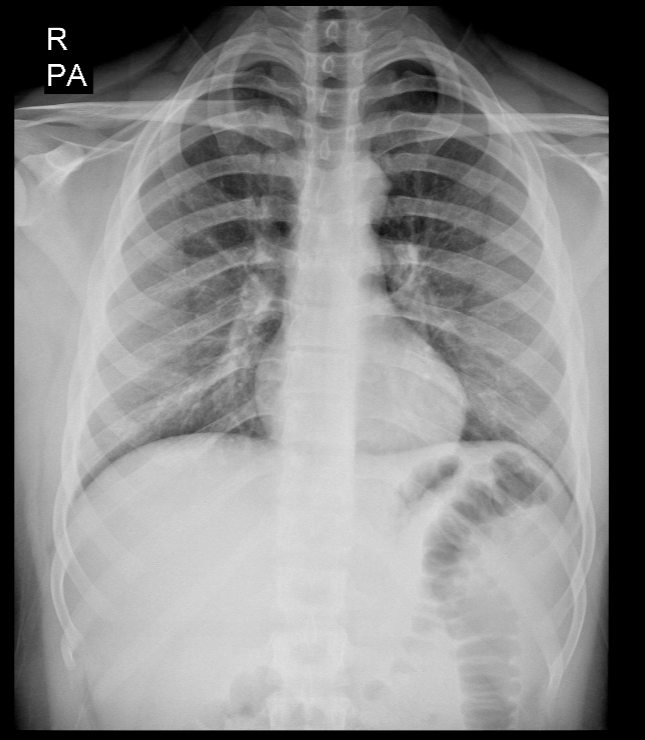
#> input picture hafta5/akciger.png, 645 x 740 px
$ jupyter execute 'hafta 5.ipynb'
#> lines starting #> are read from the running program, lines starting #| are printed output that depends on the picture; after the words box and inside, x2 and y2 are one past the last pixel; in counts of white or black regions, pixels touching at a corner belong together
[cell 1]
import cv2 as cv
from matplotlib import pyplot as plt
import numpy as np

def gaussian_noise(image):
    row,col,ch = image.shape
    mean = 0
    var = 0.05
    sigma = var**0.5

    gauss = np.random.normal(mean,sigma,(row,col,ch))
    gauss = gauss.reshape(row,col,ch)
    noisy = image + gauss

    return noisy

img = cv.imread("akciger.png")
#> img is the input picture: shape (740, 645, 3); min 0, max 255, mean 137.1
img = img/255
noise_img = gaussian_noise(img)
#> in gaussian_noise, `noisy = image + gauss`:
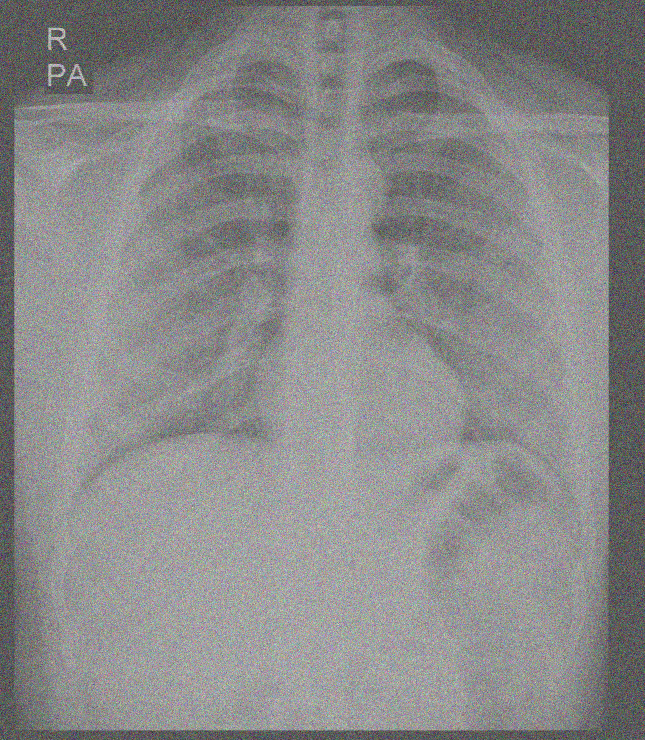
#> noisy: shape (740, 645, 3) float64; mean B, G, R 0.537, 0.538, 0.538; drawn with min black and max white
res = np.hstack((img,noise_img))
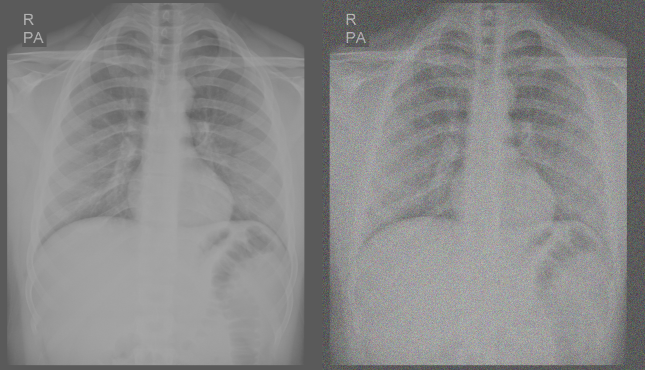
#> res: shape (740, 1290, 3) float64 (shown at 1/2 size); mean B, G, R 0.538, 0.538, 0.538; drawn with min black and max white
plt.imshow(res)
plt.show()
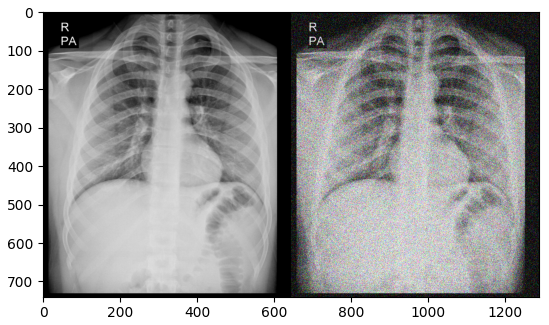
#> figure drawn by matplotlib, 1 panel; B, G, R data is drawn as R, G, B

[cell 2]
import cv2 as cv
from matplotlib import pyplot as plt
import numpy as np
import random

def saltPepper(img):

    row, col, channels = img.shape

    number_of_pixels = random.randint(1000, 10000)
    for i in range(number_of_pixels):

        # Pick a random y coordinate
        y_coord=random.randint(0, row - 1)

        # Pick a random x coordinate
        x_coord=random.randint(0, col - 1)

        # Color that pixel to white
        img[y_coord][x_coord] = 255


    number_of_pixels = random.randint(1000 , 10000)
    for i in range(number_of_pixels):

        y_coord=random.randint(0, row - 1)

        x_coord=random.randint(0, col - 1)

        img[y_coord][x_coord] = 0

    return img

img = cv.imread("test7.jpg")
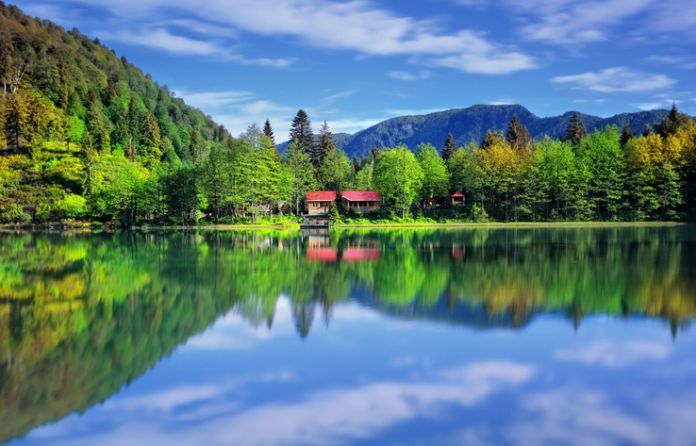
#> input picture hafta5/test7.jpg, 696 x 446 px
#> img is the input picture: shape (446, 696, 3); mean B, G, R 129.3, 124.9, 92.5
img2 = saltPepper(img)
#> after the loop in saltPepper, `for i in range(number_of_pixels):`:
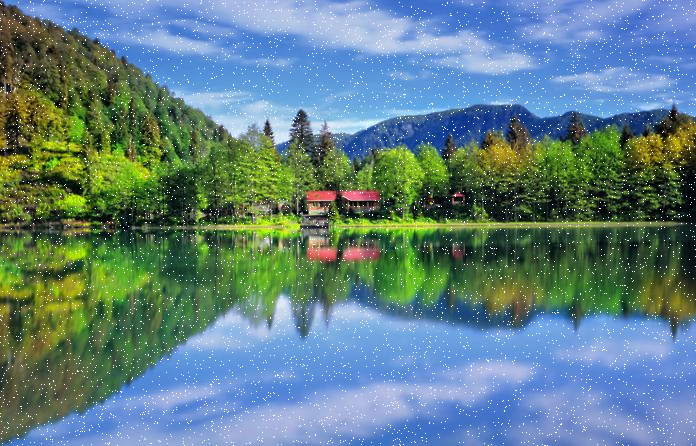
#> img: shape (446, 696, 3); 2.33% of pixels changed, all inside (x1, y1, x2, y2) = (0, 0, 696, 446)
#> after the loop in saltPepper, `for i in range(number_of_pixels):`:
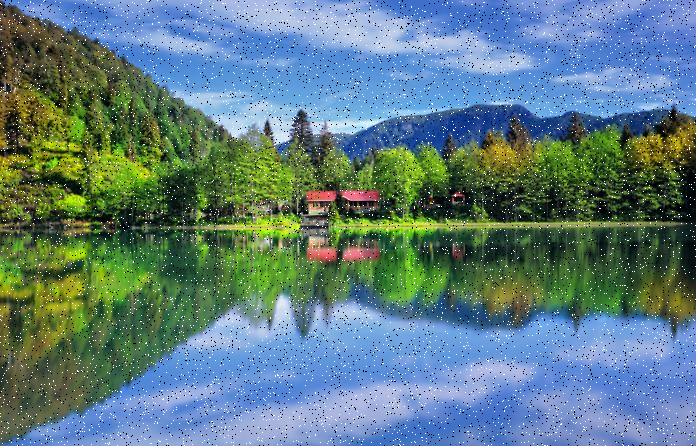
#> img: shape (446, 696, 3); 2.35% of pixels changed, all inside (x1, y1, x2, y2) = (0, 0, 696, 446)
res = np.hstack((img,img2))
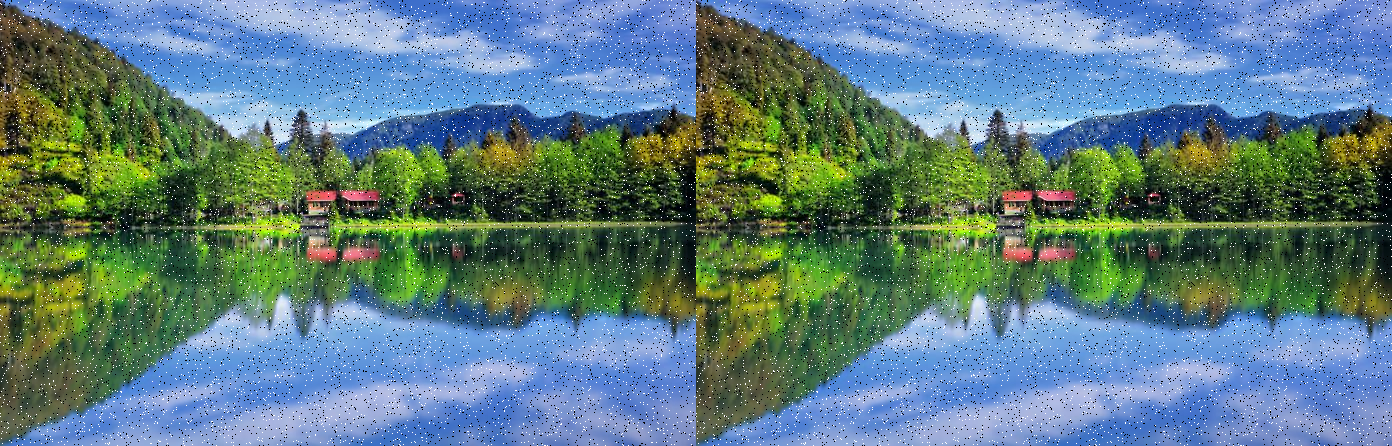
#> res: shape (446, 1392, 3); mean B, G, R 129.1, 124.9, 94
plt.imshow(res)
plt.show()

[cell 3]
img = cv.imread("test7.jpg")
cv.imwrite('test7_sp.jpg',
            saltPepper(img))
#> after the loop in saltPepper (call 2), `for i in range(number_of_pixels):`:
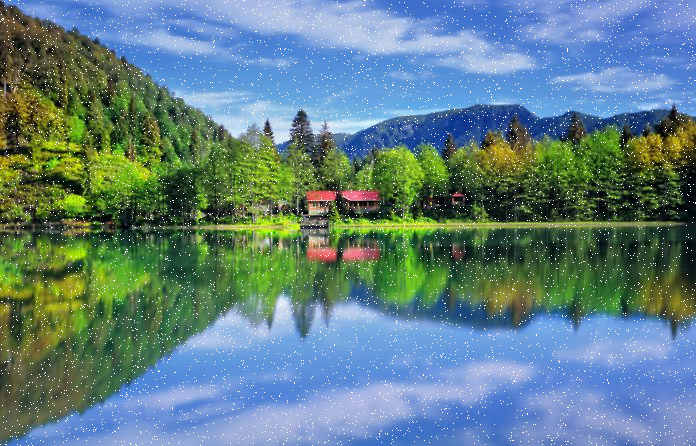
#> img: shape (446, 696, 3); 2.34% of pixels changed, all inside (x1, y1, x2, y2) = (0, 0, 696, 446)
#> after the loop in saltPepper (call 2), `for i in range(number_of_pixels):`:
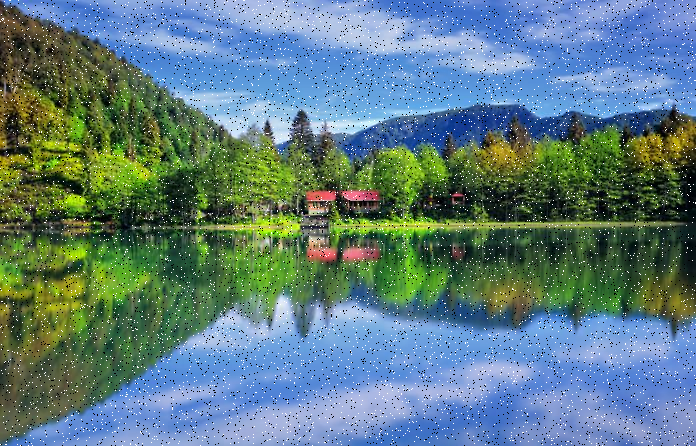
#> img: shape (446, 696, 3); 2.36% of pixels changed, all inside (x1, y1, x2, y2) = (0, 0, 696, 446)
img2 = cv.imread("test7_sp.jpg")
res = np.hstack((img,img2))
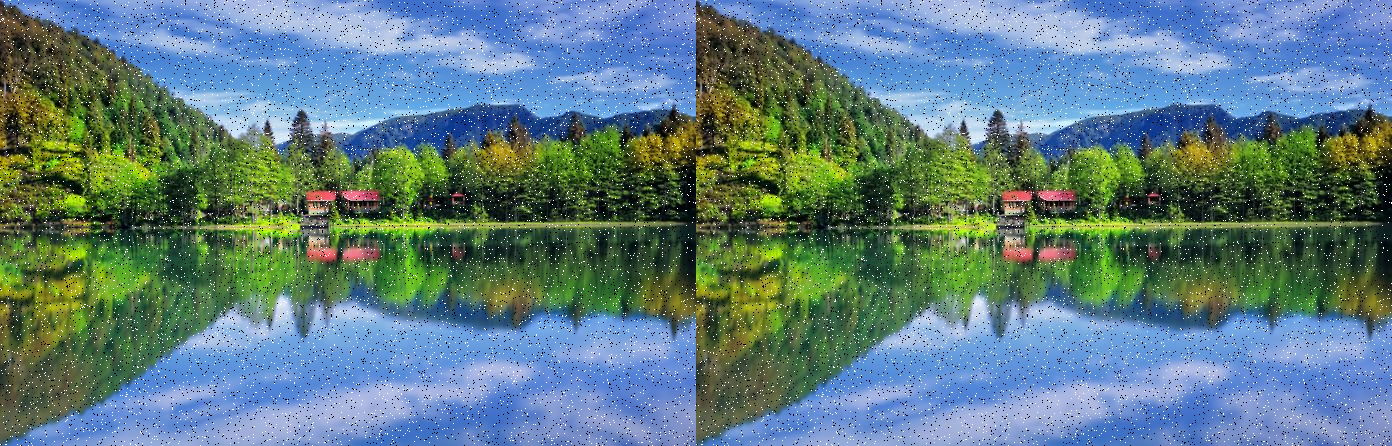
#> res: shape (446, 1392, 3); mean B, G, R 129.1, 124.8, 94.3
plt.imshow(res)
plt.show()
